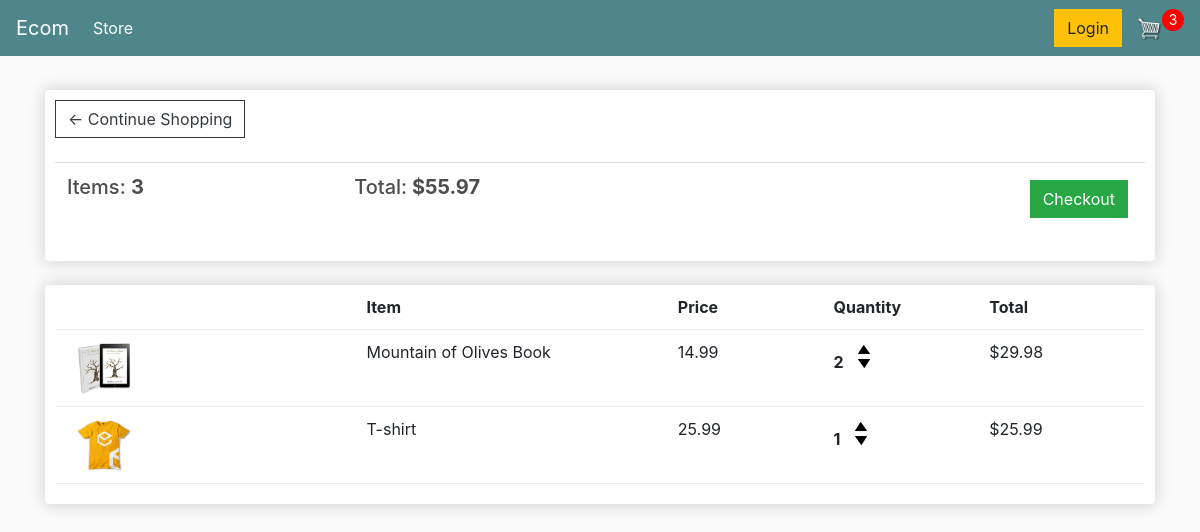
The page /cart/ (signed in) on the database as committed earlier.
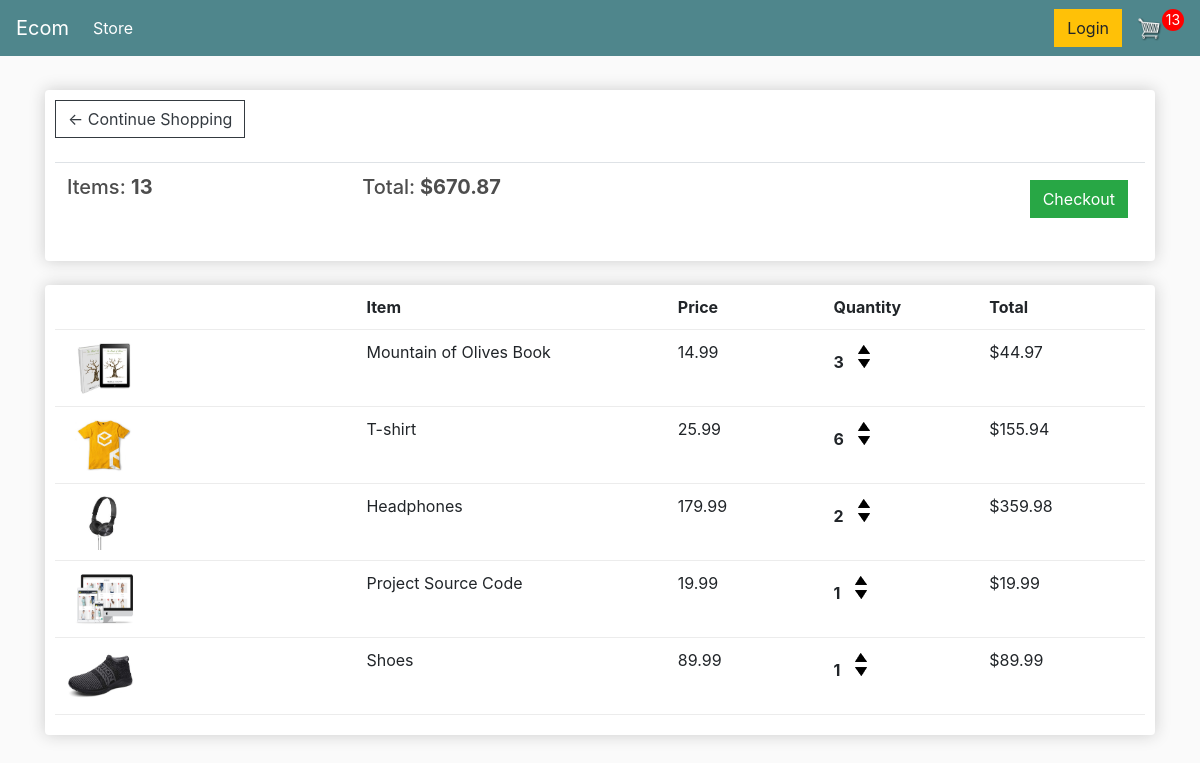
The same page on the database as committed later.
### store/models.py (models this page shows, shortened)
class Order(models.Model):
    customer = models.ForeignKey(Customer, on_delete=models.SET_NULL, null=True, blank=True)
    date_ordered = models.DateTimeField(auto_now_add=True)
    complete = models.BooleanField(default=False, null=True, blank=True)
    transaction_id = models.CharField(max_length=200,null=True)
    @property
    def get_cart_total(self):
        orderitems = self.orderitem_set.all()
        total = sum([item.get_total for item in orderitems])
        return total
    @property
    def get_cart_items(self):
        orderitems = self.orderitem_set.all()
        total = sum([item.quantity for item in orderitems])
        return total

class OrderItem(models.Model):
    product = models.ForeignKey(Product, on_delete=models.SET_NULL, null=True)
    order = models.ForeignKey(Order, on_delete=models.SET_NULL, null=True)
    quantity = models.IntegerField(default=0, null=True, blank=True)
    date_added = models.DateTimeField(auto_now_add=True)
    @property
    def get_total(self):
        total = self.product.price * self.quantity
        return total

class Product(models.Model):
    name = models.CharField(max_length=200)
    price = models.DecimalField(max_digits=7, decimal_places=2)
    digital = models.BooleanField(default=False, null=True, blank=True)
    image = models.ImageField(null=True, blank=True)
    @property
    def imageURL(self):
        try:
            url = self.image.url
        except:
            url =''
        return url

### store/views.py (the view)
# urls.py: path('cart/', views.cart, name="cart"),
def cart(request):
     if request.user.is_authenticated:
          customer = request.user.customer
          order, created = Order.objects.get_or_create(customer=customer, complete=False)
          items = order.orderitem_set.all()
          cartItems = order.get_cart_items
     else:
          items = []
          order = {'get_cart_items':0, 'get_cart_total':0, 'shipping':False}
          cartItems = order['get_cart_items']
     context = {'items':items, 'order':order, 'cartItems':cartItems}
     return render(request, 'store/cart.html', context)

### store/templates/store/cart.html (shortened to what this page needs)
{% extends 'store/main.html' %} {% load static %} {% block content %}
<div class="row">
  <div class="col-lg-12">
    <div class="box-element">
      <a class="btn btn-outline-dark" href="{% url 'store' %}"
        >&#x2190; Continue Shopping</a
      >
      <br />
      <br />
      <table class="table">
        <tr>
          <th>
            <h5>Items: <strong>{{order.get_cart_items}}</strong></h5>
          </th>
          <th>
            <h5>Total:<strong> ${{order.get_cart_total|floatformat:2}}</strong></h5>
          </th>
          <th>
            <a
              style="float: right; margin: 5px"
              class="btn btn-success"
              href="{% url 'checkout' %}"
              >Checkout</a
            >
          </th>
        </tr>
      </table>
    </div>
    <br />
    <div class="box-element">
      <div class="cart-row">
        <div style="flex: 2"></div>
        <div style="flex: 2"><strong>Item</strong></div>
        <div style="flex: 1"><strong>Price</strong></div>
        <div style="flex: 1"><strong>Quantity</strong></div>
        <div style="flex: 1"><strong>Total</strong></div>
      </div>
      {% for item in items %}
      <div class="cart-row">
        <div style="flex: 2">
          <img class="row-image" src="{{item.product.imageURL}}" />
        </div>
        <div style="flex: 2"><p>{{item.product.name}}</p></div>
        <div style="flex: 1"><p>{{item.product.price|floatformat:2}}</p></div>
        <div style="flex: 1">
          <p class="quantity">{{item.quantity}}</p>
          <div class="quantity">
            <img  data-product="{{item.product.id}}" data-action="add"
              class="chg-quantity update-cart"
              src="{% static  'images/arrow-up.png' %}"
            />
            <img data-product="{{item.product.id}}" data-action="remove"
              class="chg-quantity update-cart"
              src="{% static  'images/arrow-down.png' %}"
            />
          </div>
        </div>
        <div style="flex: 1"><p>${{item.get_total}}</p></div>
      </div>
      {% endfor %}
    </div>
  </div>
  {% endblock content %}

### store/templates/store/main.html (shortened to what this page needs)
<!DOCTYPE html>
{% load static %}
<html>
  <head>
    <link
      rel="stylesheet"
      href="https://stackpath.bootstrapcdn.com/bootstrap/4.4.1/css/bootstrap.min.css"
    />
    <link rel="stylesheet" type="text/css" href="{% static 'css/main.css' %}" />
  </head>
  <body>
    <nav class="navbar navbar-expand-lg navbar-dark bg-dark">
      <a class="navbar-brand" href="{% url 'store' %}">Ecom</a>
      <div class="collapse navbar-collapse" id="navbarSupportedContent">
        <ul class="navbar-nav mr-auto">
          <li class="nav-item active">
            <a class="nav-link" href="{% url 'store' %}"
              >Store <span class="sr-only">(current)</span></a
            >
          </li>
        </ul>
        <div class="form-inline my-2 my-lg-0">
          <a href="#" class="btn btn-warning">Login</a>
          <a href="{% url 'cart' %}">
            <img id="cart-icon" src="{% static 'images/cart.png' %}" />
          </a>
          <p id="cart-total">{{cartItems}}</p>
        </div>
      </div>
    </nav>
    <div class="container">
      <br />
      {% block content %} {% endblock content %}
    </div>
  </body>
</html>

### static/css/main.css (style rules this page uses)
body { background-color: hsl(0, 0%, 98%); }
h1, h2, h3, h4, h5, h6 { color: hsl(0, 0%, 30%); }
.box-element { box-shadow: hsl(0, 0%, 80%) 0 0 16px; background-color: #fff; border-radius: 4px; padding: 10px; }
.bg-dark { background-color: #4f868c !important; }
#cart-icon { width: 25px; display: inline-block; margin-left: 15px; }
#cart-total { display: block; text-align: center; color: #fff; background-color: red; width: 22px; height: 22px; border-radius: 50%; font-size: 14px; }
.col-lg-4, .col-lg-6, .col-lg-8, .col-lg-12 { margin-top: 10px; }
.btn { border-radius: 0; }
.row-image { width: 100px; }
.cart-row { display: flex; align-items: flex-stretch; padding-bottom: 10px; margin-bottom: 10px; border-bottom: 1px solid #ececec; }
.quantity { display: inline-block; font-weight: 700; padding-right: 10px; }
.chg-quantity { width: 12px; cursor: pointer; display: block; margin-top: 5px; transition: 0.1s; }

Rows that differ between the two databases and show on the page:
changed through a linked row, Order: get_cart_items "3" → "13"; get_cart_total "55.97" → "670.87"
changed OrderItem "Mountain of Olives Book": quantity "2" → "3"; get_total "29.98" → "44.97"
changed OrderItem "T-shirt": quantity "1" → "6"; get_total "25.99" → "155.94"
added OrderItem: product.imageURL (picture), product.name "Headphones", product.price "179.99", quantity "2", get_total "359.98"
added OrderItem: product.imageURL (picture), product.name "Project Source Code", product.price "19.99", quantity "1", get_total "19.99"
added OrderItem: product.imageURL (picture), product.name "Shoes", product.price "89.99", quantity "1", get_total "89.99"
Other text that changed with them:
{{ cartItems }}: "3" → "13"
